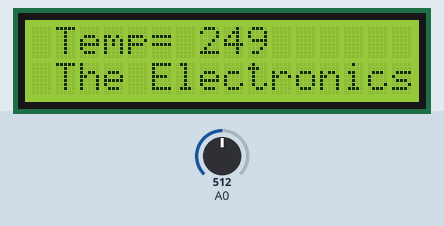
Bench run of a sketch on a simulated Arduino Uno, built with avr-gcc and run on an emulated ATmega328P. Shown: 16×2 character LCD. The inputs (shaded band) are chosen by the test bench; at power-on: A0 = 512.

Above: at 1.2 s.
1.3 s: A0 set to 716
At 2.3 s:
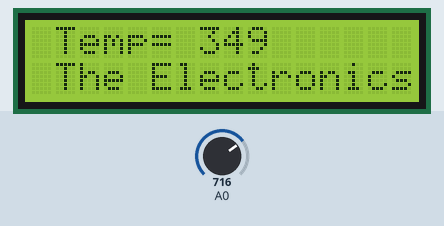
2.8 s: A0 set to 900
At 3.4 s:
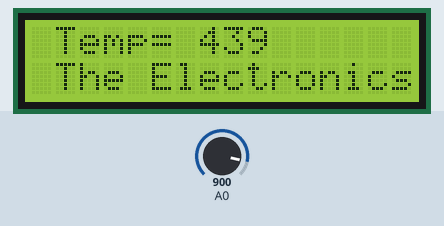
4.3 s: A0 set to 1023
At 5.7 s:
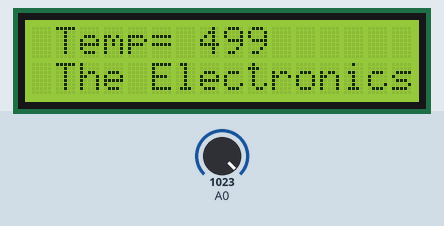
Timing chart, 0 to 7.3 s (numbered marks = the images above; inputs shaded):
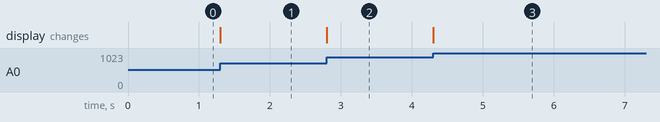

The sketch:

temperature-sensor-interfacing-arduino.ino
```cpp
#include <LiquidCrystal.h>

// initialize the library with the numbers of the interface pins
LiquidCrystal lcd(7, 6, 5, 4, 3, 2);

void setup() {
// set up the LCD's number of columns and rows:
lcd.begin(16, 2);
// Print a message to the LCD.
lcd.setCursor(1,0);
lcd.print("Temp= ");
lcd.setCursor(1,1);
lcd.print("The Electronics");
}

void loop ()
{
int sense= analogRead(A0);
int temp= sense*4.88/10;

lcd.setCursor(7,0);
lcd.print(temp);
}
```

Measured:
- after the input at 1.3 s, the display: changes at once (image 1)
- after the input at 2.8 s, the display: changes at once (image 2)
- after the input at 4.3 s, the display: changes at once (image 3)
